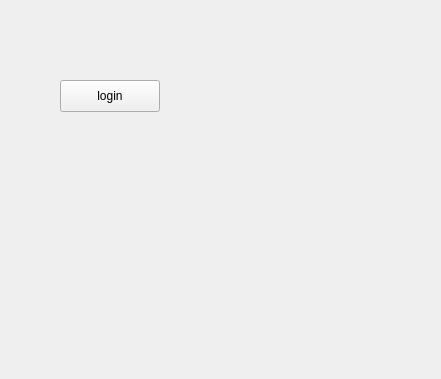
<?xml version="1.0" encoding="UTF-8"?>
<ui version="4.0">
 <class>Widget</class>
 <widget class="QWidget" name="Widget">
  <property name="geometry">
   <rect>
    <x>0</x>
    <y>0</y>
    <width>441</width>
    <height>379</height>
   </rect>
  </property>
  <property name="windowTitle">
   <string>Widget</string>
  </property>
  <widget class="QPushButton" name="pushButton">
   <property name="geometry">
    <rect>
     <x>60</x>
     <y>80</y>
     <width>100</width>
     <height>32</height>
    </rect>
   </property>
   <property name="text">
    <string>login</string>
   </property>
   <property name="icon">
    <iconset resource="res.qrc">
     <normaloff>:/img/test1.png</normaloff>:/img/test1.png</iconset>
   </property>
  </widget>
 </widget>
 <resources>
  <include location="res.qrc"/>
 </resources>
 <connections/>
</ui>
